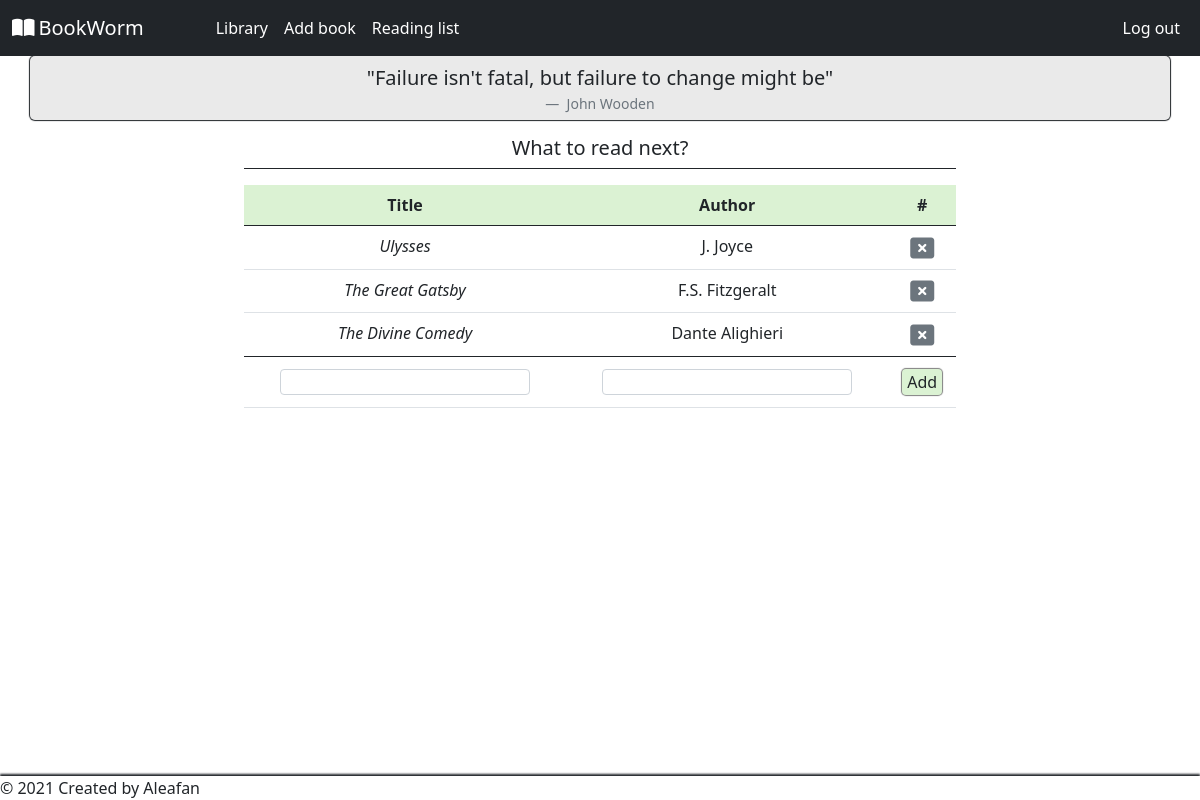
Page /reading-list (signed in) on the committed database.
### tables this page shows
CREATE TABLE quotes_default (id INTEGER, quote TEXT, author TEXT, source TEXT, PRIMARY KEY (id));

CREATE TABLE reading_list (user_id INTEGER, title TEXT, author TEXT, FOREIGN KEY (user_id) REFERENCES users(id));

### application.py (the view, shortened to what this page needs)
@app.route('/reading-list', methods=['GET', 'POST'])
@login_required
def reading_list():
    books = db.execute('SELECT * FROM reading_list WHERE user_id=?', session['user_id'])
    return render_template('read-list.html', quote=gen_random_quote(), books=books)

### application.py (called while the page is built)
@app.after_request
def after_request(response):
    response.headers['Cache-Control'] = 'no-cache, no-store, must-revalidate'
    response.headers['Expires'] = 0
    response.headers['Pragma'] = 'no-cache'
    return response

### helpers.py (called while the page is built)
def login_required(f):
    @wraps(f)
    def decorated_function(*args, **kwargs):
        if session.get("user_id") is None:
            return redirect("/login")
        return f(*args, **kwargs)
    return decorated_function

def gen_random_quote():
    quotes_count = db.execute("SELECT COUNT(*) FROM quotes_default")[0]['COUNT(*)']
    random_id = random.randint(1, quotes_count)
    quote = db.execute("SELECT * FROM quotes_default WHERE id=?", random_id)[0]
    return quote

### templates/read-list.html (shortened to what this page needs)
{% extends "layout.html" %}
{% block main %}
<h1 class="h5">What to read next?</h1>
<div class="border-top border-dark pt-3" id="read-list-div">
<table class="table">
  <thead class="reading-table">
    <tr>
      <th scope="col">Title</th>
      <th scope="col">Author</th>
      <th scope="col">#</th>
    </tr>
  </thead>
  <tbody>
    {% for book in books %}
    <tr data-title='{{ book['title'] }}'>
      <td><cite>{{ book['title'] }}</cite></td>
      <td>{{ book['author'] }}</td>
      <td><button class="btn btn-delete text-secondary px-0 py-0 fs-4 lh-1" type="button" data-title='{{ book['title'] }}'><i class="fas fa-window-close"></i></button></td>
    </tr>
    {% endfor %}
  </tbody>
  <tfoot>
    <tr>
      <td>
        <input class="form-control py-0 my-1" type="text" form="read-list-form" name="title" id="title" required>
      </td>
      <td>
        <input class="form-control py-0 my-1" type="text" form="read-list-form" name="author" id="author" required>
      </td>
      <td><button class="btn btn-index mx-auto px-1 py-0" type="submit" form="read-list-form">Add</button></td>
    </tr>
  </tfoot>
</table>
</div>
{% endblock %}

### templates/layout.html (shortened to what this page needs)
<!DOCTYPE html>
<html lang="en">
    <head>
        <link href="https://cdn.jsdelivr.net/npm/bootstrap@5.0.0-beta3/dist/css/bootstrap.min.css" rel="stylesheet">
        <link href="/static/styles.css" rel="stylesheet">
    </head>
    <body>
        <nav class="navbar navbar-expand-sm navbar-dark bg-dark">
            <div class="container-fluid" onclick="">
                <a class="navbar-brand" href="/"><i class="fas fa-book-open me-1"></i>BookWorm</a>
                <div class="collapse navbar-collapse" id="navbarNav">
                    {% if session["user_id"] %}
                    <ul class="navbar-nav">
                        <li class="nav-item"><a class="nav-link" href="/library">Library</a></li>
                        <li class="nav-item"><a class="nav-link" href="/addbook">Add book</a></li>
                        <li class="nav-item"><a class="nav-link" href="/reading-list">Reading list</a></li>
                        <li class="nav-item right-align"><a class="nav-link" href="/logout">Log out</a></li>
                    </ul>
                    {% else %}
                    <ul class="navbar-nav">
                        <li class="nav-item right-align"><a class="nav-link" href="/login">Log in</a></li>
                        <li class="nav-item"><a class="nav-link" href="/register">Register</a></li>
                    </ul>
                    {% endif %}
                </div>
            </div>
        </nav>
        <header>
            {% if get_flashed_messages() %}
                <div class="alert alert-warning border text-center" role="alert">
                    {{ get_flashed_messages() | join(" ") }}
                </div>
            {% else %}
            <div class="container px-0">
                <figure class="text-center" id="fig-quote">
                    <blockquote class="blockquote">
                        {% if quote["quote"] %}
                            <p>"{{ quote["quote"] }}"</p>
                        {% endif %}
                    </blockquote>
                    <figcaption class="blockquote-footer">
                        {% if quote["author"] %}
                            {{ quote["author"] }}
                        {% endif %}
                    </figcaption>
                </figure>
            </div>
            {% endif %}
        </header>
        <main class="container" id="main">
            {% block main %}{% endblock %}
        </main>
        <footer>&copy 2021 Created by Aleafan</footer>
    </body>
</html>

### static/styles.css (style rules this page uses)
html, body { height: 100%; }
body { display: flex; flex-direction: column; margin-bottom: 1rem; }
main { flex-grow: 1; text-align: center; }
#main { max-width: 720px; }
p { margin-bottom: 0.5rem; }
.navbar-nav { width: 100%; }
.nav-link { color: white!important; }
@media (min-width: 576px) { .navbar-nav { margin-left: 3rem; } }
@media (min-width: 576px) { .right-align { margin-left: auto; } }
#fig-quote { border-radius: 5px; background-color: #9e9e9e36; padding: 7px 0 1px; box-shadow: 0 0 1px 1px; }
.blockquote-footer { margin-bottom: 0.3rem; }
.btn-index { display: block; background-color: #DBF2D3; box-shadow: 0 0 1px 1px grey; transition: 0.4s ease-out; }
#read-list-div { margin: 0 -0.5rem; }
.reading-table { background-color: #DBF2D3; }
.table .form-control { display: inline-block; max-width: 250px; }
footer { box-shadow: 0 -2px 2px; margin-top: 1rem; }

### rows in the picture
quotes_default: quote "Failure isn't fatal, but failure to change might be", author "John Wooden"
reading_list: title "Ulysses", author "J. Joyce"
reading_list: title "The Great Gatsby", author "F.S. Fitzgeralt"
reading_list: title "The Divine Comedy", author "Dante Alighieri"
